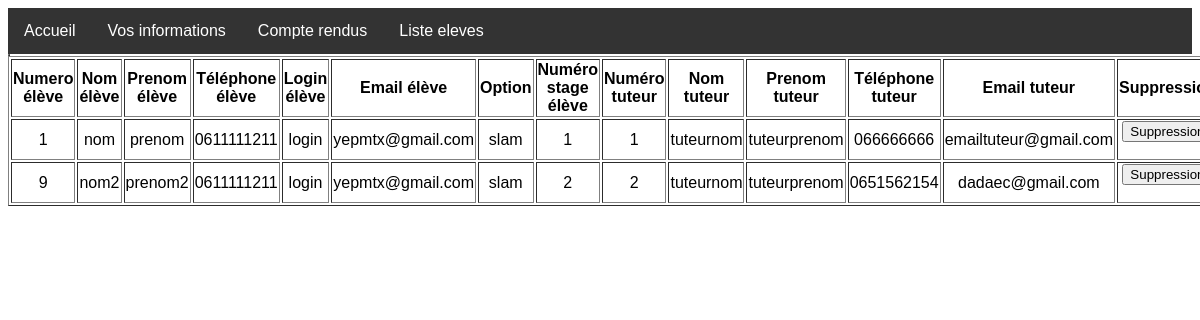
Page /listeeleves.php (signed in) on the committed database.
### tables this page shows
CREATE TABLE `tuteur` (
  `num` int(10) NOT NULL,
  `nom` varchar(40) DEFAULT NULL,
  `prenom` varchar(40) DEFAULT NULL,
  `tel` int(20) DEFAULT NULL,
  `email` varchar(100) DEFAULT NULL
);

CREATE TABLE `utilisateur` (
  `num` int(10) NOT NULL,
  `nom` varchar(100) DEFAULT NULL,
  `prenom` varchar(100) DEFAULT NULL,
  `tel` int(20) DEFAULT NULL,
  `login` varchar(100) DEFAULT NULL,
  `motdepasse` varchar(100) DEFAULT NULL,
  `type` int(1) DEFAULT NULL,
  `email` varchar(100) DEFAULT NULL,
  `option` int(1) NOT NULL,
  `num_stage` int(10) DEFAULT NULL,
  `naissance` date DEFAULT NULL
);

### listeeleves.php (the view, shortened to what this page needs)
<html>
<head> <link href="style.css" media="all" rel="stylesheet" type="text/css"/>
</head>
<body> </html>
<?php
include '_conf.php';
if ($_SESSION["type"] ==1)
  {
    ?>
    <html>
    <ul class="nav">
    <li><a href="accueil.php">Accueil</a></li>
    <li><a href="perso.php">Vos informations</a></li>
    <li><a href="cr.php">Compte rendus</a></li>
    <li><a href="listeeleves.php">Liste eleves</a></li>
    </ul>
    <table border=1><tr>
    <table border=1><tr>
                  <th> Numero élève </th>
                  <th> Nom élève </th>
                  <th> Prenom élève </th>
                  <th> Téléphone élève </th>
                  <th> Login élève </th>
                  <th> Email élève </th>
                  <th> Option </th>
                  <th> Numéro stage élève </th>
                  <th> Numéro tuteur</th>
                  <th> Nom tuteur </th>
                  <th> Prenom tuteur </th>
                  <th> Téléphone tuteur </th>
                  <th> Email tuteur </th>
                  <th> Suppression </th>
                  </tr> </html> <?php
    if($connexion = mysqli_connect($serveurBDD,$userBDD,$mdpBDD,$nomBDD))
    {
    $requete="SELECT utilisateur.*,tuteur.num  AS numerotuteur,tuteur.nom AS tuteurnom,tuteur.prenom AS tuteurprenom,tuteur.tel AS tuteurtel,tuteur.email AS tuteuremail FROM tuteur,utilisateur,stage WHERE utilisateur.type=0 AND utilisateur.num_stage=stage.num AND tuteur.num=stage.num_tuteur GROUP BY utilisateur.num ORDER BY utilisateur.num ASC";
    $resultat = mysqli_query($connexion, $requete);
    while($donnees = mysqli_fetch_assoc($resultat))
    {
        $num_eleve=$donnees['num'];
        $nom_eleve=$donnees['nom'];
        $prenom_eleve=$donnees['prenom'];
        $tel_eleve=$donnees['tel'];
        $login_eleve=$donnees['login'];
        $email_eleve=$donnees['email'];
        $stage_eleve=$donnees['num_stage'];
        $numero_tuteur=$donnees['numerotuteur'];
        $nom_tuteur=$donnees['tuteurnom'];
        $prenom_tuteur=$donnees['tuteurprenom'];
        $tel_tuteur=$donnees['tuteurtel'];
        $email_tuteur=$donnees['tuteuremail'];
            if ($donnees['option']==1)
            {
            $option="slam";
            }
            else
            {
            $option="sisr";
            }
            echo "<tr><td><center>$num_eleve</center></td>
            <td><center>$nom_eleve</center></td>
            <td><center>$prenom_eleve</center></td>
            <td><center>0$tel_eleve</center></td>
            <td><center>$login_eleve</center></td>
            <td><center>$email_eleve</center></td>
            <td><center>$option</center></td>
            <td><center>$stage_eleve</center></td>
            <td><center>$numero_tuteur</center></td>
            <td><center>$nom_tuteur</center></td>
            <td><center>$prenom_tuteur</center></td>
            <td><center>0$tel_tuteur</center></td>
            <td><center>$email_tuteur</center></td>
            <td><form method='POST' action='listeeleves.php'><center>
            <input type='hidden' name='ideleve' value=$num_eleve>
            <button type=submit name='suppression'> Suppression </button>
            </center></form></td>
            </tr>";
    }
}
  }
else
  {
    echo "Vous ne disposez pas des permissions pour accéder à cette page.";
  }
?>

### style.css (style rules this page uses)
ul.nav { list-style-type: none; margin: 0; padding: 0; overflow: hidden; background-color: #333; }
.nav li { float: left; }
.nav li a { display: block; color: white; text-align: center; padding: 14px 16px; text-decoration: none; }
* { box-sizing: border-box; }
body { font-family: Arial, sans-serif; text-align: center; }
a, a:link, a:visited, a:active { color: #3ca9e2; -webkit-transition: all 0.2s ease; transition: all 0.2s ease; }

### rows in the picture
tuteur: utilisateur.num "1", utilisateur.nom "nom", utilisateur.prenom "prenom", utilisateur.tel "611111211", utilisateur.login "login", utilisateur.email "yepmtx@gmail.com", utilisateur.option "slam", utilisateur.num_stage "1", num "1", nom "tuteurnom", prenom "tuteurprenom", tel "66666666", email "emailtuteur@gmail.com"
tuteur: utilisateur.num "9", utilisateur.nom "nom2", utilisateur.prenom "prenom2", utilisateur.tel "611111211", utilisateur.login "login", utilisateur.email "yepmtx@gmail.com", utilisateur.option "slam", utilisateur.num_stage "2", num "2", nom "tuteurnom", prenom "tuteurprenom", tel "651562154", email "dadaec@gmail.com"
